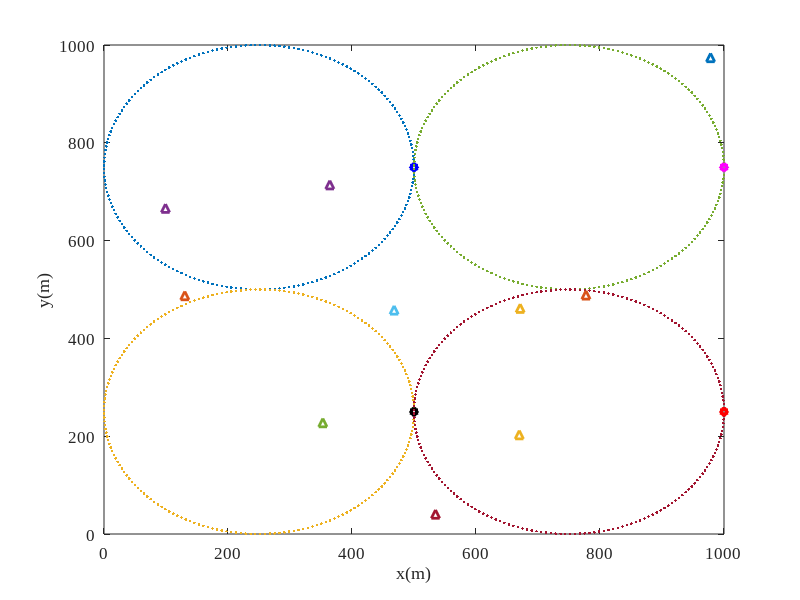

Source code (MATLAB): (Note: this script raises an error after producing the figure.)
% traj(delay)-P(delay)-tauL(delay), not decrease then break
% 1. Optimize Trajectory (minimize Weighted Delay), 
%    SCA multiple r, inner loop, not decrease or infeasible
% 2. Optimize P (minimize Weighted Delay), SCA multiple r, inner loop
%    SCA multiple r, inner loop, not decrease or infeasible
% 3. Optimize th\TAU and L (minimize Weighted Delay);


clear;
clc;

diary('outputlog-AoTAlg.txt');
diary on;

tic;


%% Params
T = 100;
delta = 0.5;
N = 200;
% altidue 100m
H = 100;
% max velocity, 30m/s
v_max = 30;
% min distance between two UAVs, 50m
d_min = 100;
Num_UAV = 4;
Num_User = 10;
MAX_X = 1000;
MAX_Y = 1000;
%computation parameter
c_u = 1e3;
% local 10s, 20 time-slots
CPUFreq_User = 1e9;
% CPUFreq_User = 5e8;
CPUFreq_UAV = 10e9;
kappa_user = 1e-27;
kappa_uav = 1e-27;
%communication parameter (1M Hz, 0.1W)
rho = 1e-6;
Sigma2 = 1e-14;
Pu_max = 0.1;
Bandwidth = 1e6;

%constraint
E_user_max = 200;
E_uav_OE_max = 500;
E_uav_prop_max = 5000;

% % !!! the random seed
rng_seed = 1000;
rng(rng_seed);
Lk = 1e7;
Task_Bit_Vec = ones(1,Num_User)*Lk;
Loc_User_x = rand(1,Num_User)*MAX_X
Loc_User_y = rand(1,Num_User)*MAX_Y

%% hovering Params
% Utip 120m/s
prop_param_Utip = 120;

% profile drag coefficient
prop_param_delta = 0.012;
% rho, air density = 1.225 kg/m^3
prop_param_rho = 1.225;
% s, rotor solidity, 0.05
prop_param_s = 0.05;
% A, rotor disc area
prop_param_A = 0.503;
% blade angular velocity in radians/second
prop_param_Omega = 300;
% Rator radius in m
prop_param_R = 0.4;
prop_param_P0 = (prop_param_delta / 8) * prop_param_rho * prop_param_s * prop_param_A * power(prop_param_Omega, 3) * power(prop_param_R, 3);

% incremental correction factor to induced power
prop_param_k = 0.1;
% W, aircraft weight in Newton
prop_param_W = 20;
prop_param_Pi = (1 + prop_param_k) * power(prop_param_W, 3 / 2) / sqrt(2 * prop_param_rho * prop_param_A);

% d0, fuselage drag ratio
prop_param_d0 = 0.6;
% mean rotor induced velocity
prop_param_v0 = 4.03;

%% Useful Matrix
Matrix_Replicate_10_40 = zeros(Num_User, Num_User * Num_UAV);
for u=1:Num_User
    for m=1:Num_UAV
        Matrix_Replicate_10_40(u, u+(m-1)*Num_User) = 1;
    end
end
Matrix_Replicate_4_40 = zeros(Num_UAV, Num_User * Num_UAV);
for m=1:Num_UAV
    Matrix_Replicate_4_40(m, (m-1)*Num_User+1:m*Num_User) = 1;
end
Matrix_delete_user = zeros(Num_User * Num_UAV, Num_User * Num_UAV);
for m=1:Num_UAV
    Matrix_delete_user((m-1)*Num_User+1:m*Num_User, (m-1)*Num_User+1:m*Num_User) = 1;
end
Matrix_delete_user = Matrix_delete_user - eye(Num_User * Num_UAV);

%% Given Value
Given_TAU_umn = ones(N, Num_User * Num_UAV) / Num_User;
Given_L_un = ones(N, Num_User) * min(1.5 / N, CPUFreq_User*delta /(Task_Bit_Vec(1)*c_u));

Given_P_un = ones(N, Num_User).* Pu_max;
Given_F_umn = ones(N, Num_User * Num_UAV) * CPUFreq_UAV / Num_User;

Given_Q_mn_x = zeros(N,Num_UAV);
Given_Q_mn_y = zeros(N,Num_UAV);
Given_Qinit_mn_x = zeros(1,Num_UAV);
Given_Qinit_mn_y = zeros(1,Num_UAV);
init_center_loc = [MAX_X*0.25, MAX_Y*0.75; MAX_X*0.25, MAX_Y*0.25; MAX_X*0.75, MAX_Y*0.75; MAX_X*0.75, MAX_Y*0.25];
init_r = MAX_X * 0.25;
for m=1:Num_UAV
    Given_Qinit_mn_x(1, m) = init_center_loc(m,1) + cos(0)*init_r;
    Given_Qinit_mn_y(1, m) = init_center_loc(m,2) + sin(0)*init_r;
    for i=1:N
        tmp_theta = 2 * pi * (i/(N+1));
        Given_Q_mn_x(i, m) = init_center_loc(m,1) + cos(tmp_theta)*init_r;
        Given_Q_mn_y(i, m) = init_center_loc(m,2) + sin(tmp_theta)*init_r;
    end
end

%% Main Solve Programm...
MAX_Iteration = 50;
Record_allRes = ones(3, MAX_Iteration) * (-1);
% record the output of Sub-Problem-1
Record_Res_iteration = ones(1,MAX_Iteration) * (-1);
Record_min_iteration = -1;
Record_min_cvxoptval = inf;
Record_min_Given_Q_mn_x = zeros(N,Num_UAV);
Record_min_Given_Q_mn_y = zeros(N,Num_UAV);
Record_min_TAU_umn = ones(N, Num_User * Num_UAV)* -1;
Record_min_L_un = ones(N, Num_User) * -1;
Record_min_P_un = ones(N, Num_User) * -1;

% record the 'completed-bits' output of Sub-Problem-1
Record_Res_real_iteration = ones(1,MAX_Iteration) * (-1);
Record_min_real_iteration = -1;
Record_min_result = inf;
Record_min_real_Given_Q_mn_x = zeros(N,Num_UAV);
Record_min_real_Given_Q_mn_y = zeros(N,Num_UAV);
Record_min_real_TAU_umn = ones(N, Num_User * Num_UAV)* -1;
Record_min_real_L_un = ones(N, Num_User) * -1;
Record_min_real_P_un = ones(N, Num_User) * -1;

% Record Trajectory vs. Iteration
% Figure (Given_q_mn_x Given_q_mn_y)
figure(1);
hold on;
c = ['b';'k';'m';'r'];
for m=1:Num_UAV
    scatter(Given_Q_mn_x(:,m), Given_Q_mn_y(:,m),'.');
    % scatter(Given_Qinit_mn_x(:,m), Given_Qinit_mn_y(:,m),'*');
    scatter(Given_Qinit_mn_x(:,m), Given_Qinit_mn_y(:,m),'pentagram','LineWidth',3,'MarkerEdgeColor',c(m,:));
end
for u=1:Num_User
    % scatter(Loc_User_x(:,u), Loc_User_y(:,u),'^');
    scatter(Loc_User_x(:,u), Loc_User_y(:,u), '^','LineWidth',2);
end
xlabel('x(m)');
ylabel('y(m)');
box on;
set(gca, 'Fontname', 'Times New Roman','FontSize',12);


cvx_solver Mosek_2 

for iteration = 1:MAX_Iteration
    

    %% [2] SCA and Optimize Trajectory  ...
    Max_iteration_traj = 50;
    Record_target_traj = ones(1,Max_iteration_traj)*-inf;
    for iteration_traj=1:Max_iteration_traj
       %% [2.1] Q_r Y_r in SCA method for CVX Trajectory
        Given_Q_mn_x_r = Given_Q_mn_x;
        Given_Q_mn_y_r = Given_Q_mn_y;
        % init Y_slack_r
        dist_nplus1_x_r = [Given_Q_mn_x_r; Given_Qinit_mn_x] - [Given_Qinit_mn_x; Given_Q_mn_x_r];
        dist_nplus1_y_r = [Given_Q_mn_y_r; Given_Qinit_mn_x] - [Given_Qinit_mn_x; Given_Q_mn_y_r];
        Yslack_r_velocity = sqrt(power(dist_nplus1_x_r,2)+power(dist_nplus1_y_r,2))/delta;
        Yslack_r_term1 = sqrt(1 + 0.25 * power(Yslack_r_velocity/prop_param_v0, 4));
        Yslack_r_term2 = 0.5 * power(Yslack_r_velocity / prop_param_v0, 2);
        Given_Y_Slack_r = sqrt(Yslack_r_term1 - Yslack_r_term2);
        %Given_Y_Slack_r = zeros(N+1, Num_UAV);

       %% [2.2] CVX Trajectory (without bits constraint)
        disp('CVX Trajectory');
        cvx_begin
        %     cvx_solver SDPT3
            %cvx_solver SeDuMi
    %         cvx_solver_settings('write', 'dump.task.gz');
        %     cvx_solver_settings('MSK_IPAR_INFEAS_REPORT_AUTO', 'MSK_ON');
            cvx_precision low
        %     cvx_solver_settings('MSK_DPAR_INTPNT_CO_TOL_REL_GAP', 1e-2);

            variable Var_Q_mn_x(N, Num_UAV) nonnegative
            variable Var_Q_mn_y(N, Num_UAV) nonnegative
            variable Var_Y_Slack(N+1, Num_UAV) nonnegative
%             variable Var_S_Slack(N, Num_UAV*Num_User) nonnegative
%             variable Var_Ctl_Slack(N, Num_UAV*Num_User) nonnegative

            Matrix_sum_xy = zeros(2*Num_UAV, Num_UAV);
            for m=1:Num_UAV
                Matrix_sum_xy((m-1)*2+1:m*2, m) = 1;
            end

            % [1] UAV propulsion energy constraint
            % 1.1 slack with energy constraint
            dist_nplus1_x = [Var_Q_mn_x; Given_Qinit_mn_x] - [Given_Qinit_mn_x; Var_Q_mn_x];
            dist_nplus1_y = [Var_Q_mn_y; Given_Qinit_mn_y] - [Given_Qinit_mn_y; Var_Q_mn_y];
            dist_power2 = pow_abs(dist_nplus1_x, 2) + pow_abs(dist_nplus1_y, 2);
            prop_energy_term1 = (1 + dist_power2*3)/(delta * delta * prop_param_Utip * prop_param_Utip) * prop_param_P0;
            dist_power3 = pow_pos(dist_power2, 1.5);
            prop_energy_term2 = dist_power3/(delta*delta*delta) * prop_param_d0 * prop_param_rho * prop_param_A * prop_param_s * 0.5;
            prop_energy_term3 = Var_Y_Slack * prop_param_Pi;
            E_uav_prop = sum(prop_energy_term1 + prop_energy_term2 + prop_energy_term3, 1) * delta;
            % E_uav_prop <= E_uav_prop_max;
            % [1.2] Y_slack constraint
            Y_term1 = power(Given_Y_Slack_r, 2) + 2 * Given_Y_Slack_r .* (Var_Y_Slack - Given_Y_Slack_r);
            dist_nplus1_x_r = [Given_Q_mn_x_r; Given_Qinit_mn_x] - [Given_Qinit_mn_x; Given_Q_mn_x_r];
            dist_nplus1_y_r = [Given_Q_mn_y_r; Given_Qinit_mn_y] - [Given_Qinit_mn_y; Given_Q_mn_y_r];
            dist_power2_r = power(dist_nplus1_x_r, 2) + power(dist_nplus1_y_r, 2); 
            Y_term2_1 = - dist_power2_r/(delta * delta * prop_param_v0 * prop_param_v0);
            Y_term2_2 = ((dist_nplus1_x_r .* dist_nplus1_x) + (dist_nplus1_y_r .* dist_nplus1_y)) * 2 / power(prop_param_delta*prop_param_v0, 2);
            %Con_Yslack = Y_term1 + Y_term2_1 + Y_term2_2 - pow_p(Var_Y_Slack, -2);
            Con_Yslack = Y_term1 + Y_term2_1 + Y_term2_2;
            %Con_Yslack >= pow_p(Var_Y_Slack, -2);

            % [2] offloading energy
            dist_uav_user_x_r = Given_Q_mn_x_r * Matrix_Replicate_4_40 - ones(N,1) * Loc_User_x * Matrix_Replicate_10_40;
            dist_uav_user_y_r = Given_Q_mn_y_r * Matrix_Replicate_4_40 - ones(N,1) * Loc_User_y * Matrix_Replicate_10_40;
            denomin_r = power(dist_uav_user_x_r, 2) + power(dist_uav_user_y_r, 2) + H*H;
            % Rate hat Taylor
            Rate_hat_Taylor_lg = (((Given_P_un * rho * Matrix_Replicate_10_40 / Sigma2) ./ denomin_r  ) * Matrix_Replicate_4_40') + 1;
            Rate_hat_Taylor_term1 = log2(Rate_hat_Taylor_lg) + log2(Sigma2);
            Rate_hat_Taylor_mul = ((Given_P_un * rho * Matrix_Replicate_10_40 * log2(exp(1)) / Sigma2) ./ power(denomin_r, 2)) ./ (Rate_hat_Taylor_lg * Matrix_Replicate_4_40);
            %dist_uav_user_x = Var_Q_mn_x * Matrix_Replicate_4_40 - ones(N,1) * Loc_User_x * Matrix_Replicate_10_40;
            %dist_uav_user_y = Var_Q_mn_x * Matrix_Replicate_4_40 - ones(N,1) * Loc_User_y * Matrix_Replicate_10_40;
            dist_uav_uav_x_r = Var_Q_mn_x * Matrix_Replicate_4_40 - Given_Q_mn_x_r * Matrix_Replicate_4_40;
            dist_uav_uav_y_r = Var_Q_mn_y * Matrix_Replicate_4_40 - Given_Q_mn_y_r * Matrix_Replicate_4_40;
            Rate_hat_Taylor_mul_dist = ((dist_uav_user_x_r .* dist_uav_uav_x_r) + (dist_uav_user_y_r .* dist_uav_uav_y_r))*2;
            Rate_hat_Taylor_term2 = (Rate_hat_Taylor_mul .* Rate_hat_Taylor_mul_dist) * Matrix_Replicate_4_40';
            Rate_hat_Taylor = Rate_hat_Taylor_term1 - Rate_hat_Taylor_term2;
            % Rate tilde Taylor
            Rate_tilde_Taylor_lg =  (((Given_P_un * rho * Matrix_Replicate_10_40 / Sigma2) ./ denomin_r) * Matrix_delete_user) + 1;
            Rate_tilde_Taylor_term1 = log2(Rate_tilde_Taylor_lg) + log2(Sigma2);
            Rate_tilde_Taylor_mul = ((Given_P_un * rho * Matrix_Replicate_10_40 * log2(exp(1)) / Sigma2) ./ power(denomin_r, 2)) ./ Rate_tilde_Taylor_lg;
            Rate_tilde_Taylor_term2 = (Rate_tilde_Taylor_mul .* Rate_hat_Taylor_mul_dist) * Matrix_delete_user;
            Rate_tilde_Taylor = Rate_tilde_Taylor_term1 - Rate_tilde_Taylor_term2;
            % Rate Taylor without Bandwidth
        %     Rate_comp_2taylor = Rate_hat_Taylor * Matrix_Replicate_4_40 - Rate_tilde_Taylor;
            Rate_comp_2taylor_true = Rate_hat_Taylor * Matrix_Replicate_4_40 - Rate_tilde_Taylor;
    %         e_comp_energy_ele = (((kappa_uav * c_u * delta * power(Given_F_umn, 2) * Bandwidth) .* Given_TAU_umn)  .* Rate_comp_2taylor) * Matrix_Replicate_4_40';
            % calculate the upper bound of Rate; if the upper bound of Rate can statisfy the user energy constraint, the real Rate also satisfies user energy constraint.
            e_comp_energy_ele = kappa_uav * power(Bandwidth, 3) * power(c_u,3) * delta * Given_TAU_umn .* pow_pos(Rate_comp_2taylor_true, 3);
            E_uav_comp = sum(e_comp_energy_ele, 1);
            % E_uav_comp <= E_uav_OE_max;

        %     tmp1 = (Given_P_un * rho / Sigma2 * Matrix_Replicate_10_40) .* inv_pos(Var_S_Slack + power(H,2));
        %     Rate_tilde_Sslack_lg = (tmp1 * Matrix_delete_user) + 1;
        %     Rate_tilde_Sslack = log2(Rate_tilde_Sslack_lg) + log2(Sigma2);
        %     Rate_comp_1taylor =  Rate_hat_Taylor * Matrix_Replicate_4_40 - Rate_tilde_Sslack;
        %     tmp1 = (Given_P_un * rho / Sigma2 * Matrix_Replicate_10_40) .* inv_pos(Var_S_Slack + power(H,2) );
        %     Rate_tilde_Sslack_lg = (tmp1 * Matrix_delete_user) + 1;
        %     Rate_tilde_Sslack = rel_entr(1, Rate_tilde_Sslack_lg)/log(2) - log2(Sigma2);
        % 
        %     tmp1 = (Given_P_un * rho / Sigma2 * Matrix_Replicate_10_40) .* inv_pos(Var_S_Slack + power(H,2) );
        %     Rate_tilde_Sslack_lg = inv_pos(tmp1 * Matrix_delete_user) + 1;
        %     Rate_tilde_Sslack = rel_entr(1, Rate_tilde_Sslack_lg)/log(2) - log2(Sigma2);
        %     Rate_comp_1taylor =  Rate_hat_Taylor * Matrix_Replicate_4_40 + Rate_tilde_Sslack;

            % [3] offloading capacity constraint
            Rate_comp_2taylor = max(Rate_comp_2taylor_true, 0);
            % Rate_comp_2taylor <= CPUFreq_UAV/Bd/c_u;

            % [4] mobility: maximum velocity constraint
            Dist_indelta = dist_power2;
            % Dist_indelta <= power(delta*v_max, 2)
            Vel_indelta = dist_power2 / power(delta*v_max, 2);
            % Vel_indelta <= 1;

            % [5] mobility: minimum distance between 2 UAVs constraint 
            Matrix_2UAV = zeros(Num_UAV, Num_UAV * 2);
            for i=1:Num_UAV
                for j=1:Num_UAV-1
                    tmp = zeros(Num_UAV, 1);
                    tmp(i) = 1;
                    if j<i
                        tmp(j,1) = -1;
                    else
                        tmp(j+1,1) = -1;
                    end
                    Matrix_2UAV(:, (i-1)*(Num_UAV-1)+j) = tmp;
                end
            end
            St_2UAV_term1 = -(power(Given_Q_mn_x_r * Matrix_2UAV, 2) + power(Given_Q_mn_y_r * Matrix_2UAV, 2));
            St_2UAV_term2 = ((Given_Q_mn_x_r * Matrix_2UAV) .* (Var_Q_mn_x * Matrix_2UAV)) + ((Given_Q_mn_y_r * Matrix_2UAV) .* (Var_Q_mn_y * Matrix_2UAV));
        %     St_2UAV = St_2UAV_term1 + St_2UAV_term2 * 2;
            % St_2UAV >= d_min * d_min
            % Note!!! Scaling 1e5; [Rang in 1e-3 ~ 1e3] to solve numerically
            St_2UAV = (St_2UAV_term1/1e5) + (St_2UAV_term2 * 2/1e5);
            % St_2UAV >= (d_min * d_min)/1e5;

            % [6] task completed constraint 
            stcomp_offload_bits = Rate_comp_2taylor_true .* Given_TAU_umn * delta * (Matrix_Replicate_10_40') * Bandwidth /1e6;
            Computed_bits = sum(stcomp_offload_bits + Given_L_un * diag(Task_Bit_Vec/1e6), 1);
%             maximize(min(Computed_bits))

            % Optimization Target -- minmize the maximum weighted delay
%             target_offload_bits = Rate_comp_2taylor .* Given_TAU_umn * delta * (Matrix_Replicate_10_40') * Bandwidth /1e6;
%             target_time_bits = (target_offload_bits ./ repmat(Task_Bit_Vec/1e6,[N,1])) + Given_L_un;
%             Delay_Utility = sum(diag(1:1:N) * target_time_bits, 1);
%             Target = max(Delay_Utility);
%             minimize( Target );
            
            target_offload_bits = Rate_comp_2taylor .* Given_TAU_umn * delta * (Matrix_Replicate_10_40') * Bandwidth /1e6;
            target_time_bits = (target_offload_bits ./ repmat(Task_Bit_Vec/1e6,[N,1])) + Given_L_un;
            Delay_Utility = sum(diag(1:1:N) * target_time_bits, 1);
            Target = max(Delay_Utility);
            minimize( Target );
            
            subject to
                Var_Q_mn_x <= MAX_X
                Var_Q_mn_y <= MAX_Y
                E_uav_prop <= E_uav_prop_max
                Var_Y_Slack >= 0
                % important sub-area
                max(pow_abs(Var_Q_mn_x - Given_Q_mn_x_r, 2) + pow_abs(Var_Q_mn_y - Given_Q_mn_y_r, 2)) <= 100
%                 max(pow_abs(Var_Y_Slack - Given_Y_Slack_r, 2)) <= 0.1
                Con_Yslack >= pow_p(Var_Y_Slack, -2)
                E_uav_comp <= E_uav_OE_max
        %         Rate_comp_2taylor_true >= 0
                Rate_comp_2taylor <= CPUFreq_UAV/Bandwidth/c_u
                Vel_indelta <= 1
                St_2UAV >= (d_min * d_min)/1e5
                Computed_bits >= (Task_Bit_Vec/1e6)
        cvx_end
%         cvx_status
%         cvx_optval
       %% [2.3] Record after CVX tarjectory
        fprintf('OptRes_Traj [%d]-[%d]:%s %f\n', iteration, iteration_traj, cvx_status, cvx_optval);
        if isequal(cvx_status, 'Solved')
            Record_target_traj(1, iteration_traj) = cvx_optval;
            % tmp_change_target_traj = Record_target_traj(1, iteration_traj) - Record_target_traj(1, iteration_traj-1)
            % if converge then break (delay should not increase)
            %if ((iteration_traj >=2) && !( Record_target_traj(1, iteration_traj) <= Record_target_traj(1, iteration_traj-1)-0.001 ) )
            if ((iteration_traj >=2) && ( Record_target_traj(1, iteration_traj) > Record_target_traj(1, iteration_traj-1)-0.001 ) )
                fprintf('inner loop Traj Break! no decrement\n');
                break
            end
            
            % Record Trajectory vs. Iteration
            % Figure (Given_q_mn_x Given_q_mn_y)
            figure(2);
            hold on;
            c = ['b';'k';'m';'r'];
            for m=1:Num_UAV
                scatter(Var_Q_mn_x(:,m), Var_Q_mn_y(:,m),'.');
                % scatter(Given_Qinit_mn_x(:,m), Given_Qinit_mn_y(:,m),'*');
                scatter(Given_Qinit_mn_x(:,m), Given_Qinit_mn_y(:,m),'pentagram','LineWidth',3,'MarkerEdgeColor',c(m,:));
            end
            for u=1:Num_User
                % scatter(Loc_User_x(:,u), Loc_User_y(:,u),'^');
                scatter(Loc_User_x(:,u), Loc_User_y(:,u), '^','LineWidth',2);
            end
            xlabel('x(m)');
            ylabel('y(m)');
            box on;
            set(gca, 'Fontname', 'Times New Roman','FontSize',12);



            Given_Q_mn_x = Var_Q_mn_x;
            Given_Q_mn_y = Var_Q_mn_y;

            Record_allRes(2, iteration) = cvx_optval;
        else
            % infeasible
            fprintf('inner loop Traj Break! infeasible\n');
            ck_Rate = GetAccurateRate(Given_Q_mn_x, Given_Q_mn_y, Loc_User_x, Loc_User_y, Given_P_un, H, Sigma2, rho, N, Num_User, Num_UAV);
            [result,ck_Delay_Utility,ck_real_Delay_Utility,ck_prop_offload] = GetTargetValue(ck_Rate*Bandwidth, Given_TAU_umn, Given_L_un, Task_Bit_Vec, delta, N, Num_User, Num_UAV);
            CheckProc_func(Num_User, Num_UAV,ck_Rate*Bandwidth, Given_TAU_umn,Given_L_un,Given_P_un,Given_Q_mn_x,Given_Q_mn_y, Given_Qinit_mn_x, Given_Qinit_mn_y, Task_Bit_Vec);
            fprintf('ck_Rate_2taylor_true Analyzing... ...\n');
            ck_Rate_2taylor_true = Get2TaylorRate(Given_Q_mn_x, Given_Q_mn_y, Given_Q_mn_y, Given_Q_mn_x_r, Loc_User_x, Loc_User_y, Given_P_un, H, Sigma2, rho, N, Num_User, Num_UAV);
            [result,ck_Delay_Utility,ck_real_Delay_Utility,ck_prop_offload] = GetTargetValue(ck_Rate_2taylor_true*Bandwidth, Given_TAU_umn, Given_L_un, Task_Bit_Vec, delta, N, Num_User, Num_UAV);
            CheckProc_func(Num_User, Num_UAV,ck_Rate_2taylor_true*Bandwidth, Given_TAU_umn,Given_L_un,Given_P_un,Given_Q_mn_x,Given_Q_mn_y, Given_Qinit_mn_x, Given_Qinit_mn_y, Task_Bit_Vec);
            break
        end
        

    end

    
    %% [3] SCA and Optimize P...
    Max_iteration_P = 50;
    Record_target_P = ones(1,Max_iteration_traj)*-inf;
    for iteration_P=1:Max_iteration_P
        %% [3.1] P_r SCA method for CVX TAU and L
        Given_P_un_r = Given_P_un;

        %% [3.2] CVX P and induce F
        disp('CVX P and induce F');
        cvx_begin
            %cvx_precision low
            variable Var_P_un(N, Num_User) nonnegative
            cvx_precision low
        %     mosek_params = {'MSK_DPAR_INTPNT_CO_TOL_REL_GAP':  1e-2},
            cvx_solver_settings('MSK_DPAR_INTPNT_CO_TOL_REL_GAP', 1e-2);

            %[1] local computing energy
            le = power(Task_Bit_Vec * c_u,3) * kappa_user / (delta * delta);
            energy_user_loc_comp = power(Given_L_un, 3) * diag(le);
            energy_user_comm = Given_TAU_umn * (Matrix_Replicate_10_40') .* Var_P_un * delta;
            E_user = sum(energy_user_loc_comp + energy_user_comm,1);

            %[2] offloading computing energy
            % Rate hat
            dist_uav_user_x = Given_Q_mn_x * Matrix_Replicate_4_40 - ones(N,1) * Loc_User_x * Matrix_Replicate_10_40;
            dist_uav_user_y = Given_Q_mn_y * Matrix_Replicate_4_40 - ones(N,1) * Loc_User_y * Matrix_Replicate_10_40;
            denomin = power(dist_uav_user_x, 2) + power(dist_uav_user_y, 2) + H*H;
            Rate_hat_lg = ((Var_P_un * rho * Matrix_Replicate_10_40) /Sigma2 ./ denomin) * Matrix_Replicate_4_40' + 1;
            Rate_hat = log(Rate_hat_lg)/log(2) + log2(Sigma2);
        %     Rate_hat = -rel_entr(1,Rate_hat_lg)/log(2);
            % Rate tilde
            Rate_tilde_lg = ((Var_P_un * rho * Matrix_Replicate_10_40) /Sigma2 ./ denomin) * Matrix_delete_user + 1;
            Rate_tilde = log(Rate_tilde_lg) / log(2) + log2(Sigma2);
        %     Rate_tilde = -rel_entr(1,Rate_tilde_lg)/log(2);
            % Rate hat Taylor
            Rate_hat_Taylor_lg = ((Given_P_un_r * rho * Matrix_Replicate_10_40) / Sigma2 ./ denomin) * Matrix_Replicate_4_40' + 1;
            Rate_hat_Taylor_term1 = log2(Rate_hat_Taylor_lg) + log2(Sigma2);
            Rate_hat_Taylor_mul = (ones(N, Num_User) * Matrix_Replicate_10_40 * rho * log2(exp(1)) / Sigma2 ./ denomin) ./ (Rate_hat_Taylor_lg * Matrix_Replicate_4_40);
            Rate_hat_Taylor_term2 = Rate_hat_Taylor_mul .* ((Var_P_un - Given_P_un_r ) * Matrix_Replicate_10_40);
            Rate_hat_Taylor = Rate_hat_Taylor_term1 + (Rate_hat_Taylor_term2 * Matrix_Replicate_4_40');
            % Rate tilde Taylor
            Rate_tilde_Taylor_lg = ((Given_P_un_r * rho * Matrix_Replicate_10_40) /Sigma2 ./ denomin) * Matrix_delete_user + 1;
            Rate_tilde_Taylor_term1 = log2(Rate_tilde_Taylor_lg) + log2(Sigma2);
            Rate_tilde_Taylor_mul = (ones(N, Num_User) * Matrix_Replicate_10_40 * rho * log2(exp(1)) / Sigma2 ./ denomin) ./ Rate_tilde_Taylor_lg;
            Rate_tilde_Taylor_term2 = Rate_tilde_Taylor_mul .* ((Var_P_un - Given_P_un_r ) * Matrix_Replicate_10_40);
            Rate_tilde_Taylor = Rate_tilde_Taylor_term1 + (Rate_tilde_Taylor_term2 * Matrix_delete_user);
            % convex Rate
            st_comm_Rate = (Rate_hat_Taylor * Matrix_Replicate_4_40) - Rate_tilde;
            st_comp_energy_ele = (kappa_uav * power(Bandwidth,3) * delta  * power(c_u, 3) * Given_TAU_umn ) .* pow_pos(st_comm_Rate, 3);
            E_uav_comp = sum(st_comp_energy_ele * Matrix_Replicate_4_40', 1);
            % E_uav_comp <= E_uav_OE_max;

            %[3] offloading constraint
            st_Rate_convex = (Rate_hat_Taylor * Matrix_Replicate_4_40) - Rate_tilde;
            Freq_Needed = max(st_Rate_convex/1e6, 0) * c_u;
        %     Freq_Needed <= CPUFreq_UAV

            %[4] task finished constraint
            % convex Rate
            st_Rate_concave = (Rate_hat * Matrix_Replicate_4_40) - Rate_tilde_Taylor;
        %    st_Rate_concave = (Rate_hat_Taylor * Matrix_Replicate_4_40) - Rate_tilde_Taylor;
        %     st_Rate_concave = (Rate_hat_Taylor_term1 * Matrix_Replicate_4_40) - Rate_tilde_Taylor_term1;
            % unit is Mb
            offload_bits = (st_Rate_concave .* Given_TAU_umn) * delta * (Matrix_Replicate_10_40') * (Bandwidth/1e6);
            local_bits = Given_L_un * diag(Task_Bit_Vec)/1e6;
            Computed_bits = sum(offload_bits + local_bits, 1);
            % Computed_bits >= Task_Bit_Vec
%             maximize( min(Computed_bits) )
            
        %     % Target
            target_comp_Rate = (Rate_hat_Taylor * Matrix_Replicate_4_40) - Rate_tilde;
        %    target_comp_Rate = (Rate_hat_Taylor * Matrix_Replicate_4_40) - Rate_tilde_Taylor;
        %     % unit is Mbps
            target_offload_bits = (target_comp_Rate .* Given_TAU_umn) * delta * Matrix_Replicate_10_40' * Bandwidth/1e6;
            targe_time_bits = (target_offload_bits./repmat(Task_Bit_Vec/1e6, [N, 1])) + Given_L_un;
            Delay_Utility = sum(diag(1:1:N) * targe_time_bits, 1);
            Target = max(Delay_Utility);
            minimize( Target )

            % sub-area constraint
            subarea = max(pow_abs(Var_P_un - Given_P_un_r, 2));

            subject to
                Var_P_un <= Pu_max
                subarea <= 0.01 * Pu_max
                E_user <= E_user_max
                E_uav_comp <= E_uav_OE_max
                Freq_Needed <= CPUFreq_UAV/1e6
                Computed_bits >= Task_Bit_Vec/1e6
        cvx_end
%         cvx_status
%         cvx_optval
       %% [3.3] Record after CVX P
        fprintf('OptRes_P [%d]-[%d]:%s %f\n', iteration, iteration_P, cvx_status, cvx_optval);
        if isequal(cvx_status, 'Solved')
            Record_target_P(1, iteration_P) = cvx_optval;
            fprintf('transmit power [%f]~[%f]\n', min(min(Var_P_un)), max(max(Var_P_un)));
            % tmp_change_target_P = Record_target_P(1, iteration_P) - Record_target_P(1, iteration_P-1)
            % if converge (less than not OK!)then break  (delay should not increase)
            %if ((iteration_P >=2) && !( Record_target_P(1, iteration_P) <= Record_target_P(1, iteration_P-1)-0.001 ) )
            if ((iteration_P >=2) && ( Record_target_P(1, iteration_P) > Record_target_P(1, iteration_P-1)-0.001 ) )
                fprintf('inner loop P Break! no decrement\n');
                break
            end
            Given_P_un = Var_P_un;
            Record_allRes(3, iteration) = cvx_optval;
        else
            fprintf('inner loop P Break! infeasible\n');
            break
        end
        
    end
    
    %% [1] Optimize TAU and L ...
    %% [1.1] accurate Rate for  CVX TAU and L
    % Rate Hat
    uav_x = Given_Q_mn_x * Matrix_Replicate_4_40;
    uav_y = Given_Q_mn_y * Matrix_Replicate_4_40;
    user_x = ones(N,1) * Loc_User_x * Matrix_Replicate_10_40;
    user_y = ones(N,1) * Loc_User_y * Matrix_Replicate_10_40;
    denomin = power(uav_x - user_x, 2) + power(uav_y - user_y, 2) + H*H;
    Rate_hat_lg = ((Given_P_un * rho * Matrix_Replicate_10_40) ./ denomin) * Matrix_Replicate_4_40' + Sigma2;
    Rate_hat = log2(Rate_hat_lg) .* Bandwidth;
    % Rate tilde
    Rate_tilde_lg = ((Given_P_un .* rho * Matrix_Replicate_10_40) ./ denomin) * Matrix_delete_user + Sigma2;
    Rate_tilde = log2(Rate_tilde_lg) .* Bandwidth;
    Rate = Rate_hat * Matrix_Replicate_4_40 - Rate_tilde;

    %% [1.2] CVX TAU and L
    disp('CVX TAU and L');
    cvx_begin
        %cvx_precision low
        variable Var_L_un(N, Num_User) nonnegative
        variable Var_TAU_umn(N, Num_UAV*Num_User) nonnegative

        %[1] local computing energy
%         energy_user_loc_comp = Var_L_un * diag(power(Task_Bit_Vec * c_u, 3) * kappa_user /(delta*delta));
        energy_user_loc_comp = pow_pos(Var_L_un,3) * diag(power(Task_Bit_Vec * c_u, 3) * kappa_user /(delta*delta));
        energy_user_comm = Var_TAU_umn * (Matrix_Replicate_10_40') .* Given_P_un * delta;
        E_user = sum(energy_user_loc_comp + energy_user_comm,1);

        %[2] offloading computing energy
        energy_off_comp = power(Rate,3) * kappa_uav * power(c_u, 3) * delta .* Var_TAU_umn * (Matrix_Replicate_4_40');
        E_uav_comp = sum(energy_off_comp, 1);
        %[3] association constraint
        %[3.1]
        % 0 <= Var_TAU_umn <= 1
        %[3.2]
        %Var_TAU_umn * (Matrix_Replicate_4_40') <= 1
        %[3.3]
        %Var_TAU_umn * (Matrix_Replicate_10_40') <= 1

        %[4] offloading constraint
        %[4.1]
        %0 <= Var_L_un <= 1
        %[4.2]
        % ones(1,N) * Var_L_un <= 1
        %[4.3] cannot beyond the compuataion capacity
        %Var_L_un * diag(Task_Bit_Vec * c_u) <= CPUFreq_User * delta

        %[5] task finished constraint
        offload_bits = Rate .* Var_TAU_umn * delta * (Matrix_Replicate_10_40')/1e6;
        local_bits = Var_L_un * diag(Task_Bit_Vec)/1e6;
        tmp = offload_bits + local_bits;
        Computed_bits = sum(offload_bits + local_bits, 1);
        %Computed_bits >= Task_Bit_Vec

        % Optimization Target
        offload_bits = Rate .* Var_TAU_umn * delta * (Matrix_Replicate_10_40')/1e6;
        offload_ratio = offload_bits ./ repmat(Task_Bit_Vec/1e6,[N,1]);
        Delay_Utility = sum(diag(1:1:N) * (offload_ratio + Var_L_un),1);
        Target = max(Delay_Utility);

        minimize( Target )
        subject to
            0 <= Var_L_un <= 1
            0 <= Var_TAU_umn <= 1
            E_user <= E_user_max
            E_uav_comp <= E_uav_OE_max
            Var_TAU_umn * (Matrix_Replicate_4_40') <= 1
            Var_TAU_umn * (Matrix_Replicate_10_40') <= 1
            ones(1,N) * Var_L_un <= 1
            Var_L_un * diag(Task_Bit_Vec/1e6 * c_u) <= CPUFreq_User/1e6 * delta
            Computed_bits >= Task_Bit_Vec/1e6
    cvx_end
    fprintf('OptRes_TauL [%d]:%s %f\n', iteration, cvx_status, cvx_optval);
%     cvx_status
%     cvx_optval
    if isequal(cvx_status, 'Solved')
        Given_L_un = Var_L_un;
        Given_TAU_umn = Var_TAU_umn;
        num_trasf_tau = 0;
        num_trasf_L = 0;
        % let the very small TAU to be 0
        for i=1:N
            for j=1:(Num_UAV * Num_User)
                if Given_TAU_umn(i,j) <= 1e-5
                    Given_TAU_umn(i,j) = 0;
                    num_trasf_tau = num_trasf_tau + 1;
                end
            end
        end
        % let the very small L=0
        for i=1:N
            for j=1:Num_User
                if Given_L_un(i,j) <= 0
                    Given_L_un(i,j) = 0;
                    num_trasf_L = num_trasf_L + 1;
                end
            end
        end
        % Need to Arrange & Check the result 
        Record_allRes(1, iteration) = cvx_optval;
    end
    
    %% [1.4] Record Value after CVX TAU and L 
    Record_Res_iteration(1,iteration) = cvx_optval;
    % record the best one according to the Output of SubProblem1
    if cvx_optval < Record_min_cvxoptval
        Record_min_iteration = iteration;
        Record_min_cvxoptval = cvx_optval;
        Record_min_Given_Q_mn_x = Given_Q_mn_x;
        Record_min_Given_Q_mn_y = Given_Q_mn_y;
        Record_min_TAU_umn = Given_TAU_umn;
        Record_min_L_un = Given_L_un;
        Record_min_P_un = Given_P_un;
    end
    
    % Complement Bits (modify Given_L_un)
    % Accurate Rate
    ck_Rate = GetAccurateRate(Given_Q_mn_x, Given_Q_mn_y, Loc_User_x, Loc_User_y, Given_P_un, H, Sigma2, rho, N, Num_User, Num_UAV);
    Given_L_un = ProcessL(ck_Rate, Given_TAU_umn, Given_L_un, Task_Bit_Vec, delta, CPUFreq_User, c_u, N, Num_User, Num_UAV, Bandwidth);
    % Get Value
    [result,ck_Delay_Utility,ck_real_Delay_Utility,ck_prop_offload] = GetTargetValue(ck_Rate*Bandwidth, Given_TAU_umn, Given_L_un, Task_Bit_Vec, delta, N, Num_User, Num_UAV);
    Record_Res_real_iteration(1,iteration) = result;
    if result < Record_min_result
        Record_min_real_iteration = iteration;
        Record_min_result = result;
        Record_min_real_Given_Q_mn_x = Given_Q_mn_x;
        Record_min_real_Given_Q_mn_y = Given_Q_mn_y;
        Record_min_real_TAU_umn = Given_TAU_umn;
        Record_min_real_L_un = Given_L_un;
        Record_min_real_P_un = Given_P_un;
    end
    
end

% Figure (Given_q_mn_x Given_q_mn_y)
% the final result
figure(3);
hold on;
title('final');
for m=1:Num_UAV
    scatter(Given_Q_mn_x(:,m), Given_Q_mn_y(:,m),'.');
    scatter(Given_Qinit_mn_x(:,m), Given_Qinit_mn_y(:,m),'*');
end
for u=1:Num_User
    scatter(Loc_User_x(:,u), Loc_User_y(:,u),'^');
end
box on;
set(gca, 'Fontname', 'Times New Roman','FontSize',12);

% Figure (Given_q_mn_x Given_q_mn_y)
% the best result
figure(4);
hold on;
title('best');
for m=1:Num_UAV
    scatter(Record_min_Given_Q_mn_x(:,m), Record_min_Given_Q_mn_y(:,m),'.');
    scatter(Given_Qinit_mn_x(:,m), Given_Qinit_mn_y(:,m),'*');
end
for u=1:Num_User
    scatter(Loc_User_x(:,u), Loc_User_y(:,u),'^');
end
box on;
set(gca, 'Fontname', 'Times New Roman','FontSize',12);

%Figure
figure(5);
hold on;
%plot(1:MAX_Iteration, Record_Res_iteration,'Marker','+','Color','b');
plot(1:MAX_Iteration, Record_Res_real_iteration,'Marker','o','Color','k');
xlabel('Iteration');
ylabel('Max-min AoT')
legend('cvxoptval','real value (after L)')
box on;
set(gca, 'Fontname', 'Times New Roman','FontSize',12);

save('111.mat');

Record_allRes;
CheckProc_func(Num_User, Num_UAV,ck_Rate*Bandwidth, Given_TAU_umn,Given_L_un,Given_P_un,Given_Q_mn_x,Given_Q_mn_y, Given_Qinit_mn_x, Given_Qinit_mn_y, Task_Bit_Vec);
            
toc;

diary off;
% filename = sprintf('alldatarngseed_rngseed%d.mat', rng_seed);
% save(filename)
